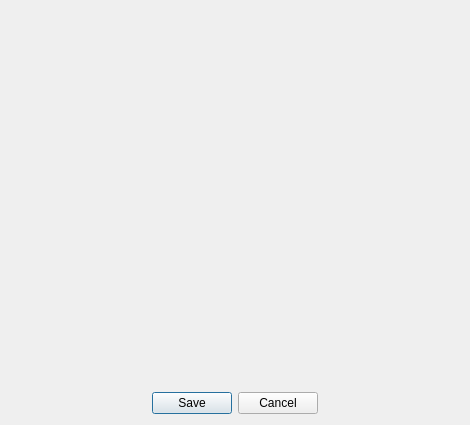
<?xml version="1.0" encoding="UTF-8"?>
<ui version="4.0">
 <class>PageScreen</class>
 <widget class="QWidget" name="PageScreen">
  <property name="geometry">
   <rect>
    <x>0</x>
    <y>0</y>
    <width>470</width>
    <height>425</height>
   </rect>
  </property>
  <property name="windowTitle">
   <string>Page Screen</string>
  </property>
  <layout class="QVBoxLayout" name="verticalLayout">
   <property name="leftMargin">
    <number>0</number>
   </property>
   <property name="topMargin">
    <number>0</number>
   </property>
   <property name="rightMargin">
    <number>0</number>
   </property>
   <item>
    <widget class="QScrollArea" name="scrollArea">
     <property name="frameShape">
      <enum>QFrame::NoFrame</enum>
     </property>
     <property name="frameShadow">
      <enum>QFrame::Plain</enum>
     </property>
     <property name="lineWidth">
      <number>0</number>
     </property>
     <property name="widgetResizable">
      <bool>true</bool>
     </property>
     <widget class="QWidget" name="scrollAreaWidgetContents">
      <property name="geometry">
       <rect>
        <x>0</x>
        <y>0</y>
        <width>470</width>
        <height>376</height>
       </rect>
      </property>
      <layout class="QHBoxLayout" name="horizontalLayout">
       <property name="spacing">
        <number>0</number>
       </property>
       <property name="margin">
        <number>0</number>
       </property>
       <item>
        <widget class="QLabel" name="label">
         <property name="alignment">
          <set>Qt::AlignLeading|Qt::AlignLeft|Qt::AlignTop</set>
         </property>
        </widget>
       </item>
      </layout>
     </widget>
    </widget>
   </item>
   <item>
    <widget class="QDialogButtonBox" name="buttonBox">
     <property name="standardButtons">
      <set>QDialogButtonBox::Cancel|QDialogButtonBox::Save</set>
     </property>
     <property name="centerButtons">
      <bool>true</bool>
     </property>
    </widget>
   </item>
  </layout>
 </widget>
 <resources/>
 <connections/>
</ui>
